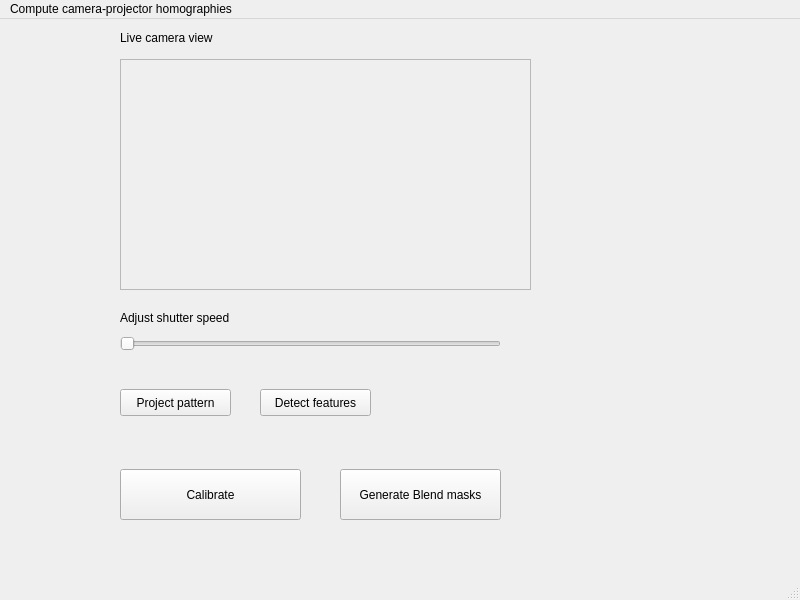
<?xml version="1.0" encoding="UTF-8"?>
<ui version="4.0">
 <class>MainWindow</class>
 <widget class="QMainWindow" name="MainWindow">
  <property name="geometry">
   <rect>
    <x>0</x>
    <y>0</y>
    <width>800</width>
    <height>600</height>
   </rect>
  </property>
  <property name="windowTitle">
   <string>MainWindow</string>
  </property>
  <widget class="QWidget" name="centralwidget">
   <widget class="QFrame" name="frame">
    <property name="geometry">
     <rect>
      <x>120</x>
      <y>40</y>
      <width>411</width>
      <height>231</height>
     </rect>
    </property>
    <property name="frameShape">
     <enum>QFrame::StyledPanel</enum>
    </property>
    <property name="frameShadow">
     <enum>QFrame::Raised</enum>
    </property>
   </widget>
   <widget class="QLabel" name="label">
    <property name="geometry">
     <rect>
      <x>120</x>
      <y>10</y>
      <width>121</width>
      <height>17</height>
     </rect>
    </property>
    <property name="text">
     <string>Live camera view</string>
    </property>
   </widget>
   <widget class="QSlider" name="horizontalSlider">
    <property name="geometry">
     <rect>
      <x>120</x>
      <y>310</y>
      <width>381</width>
      <height>29</height>
     </rect>
    </property>
    <property name="orientation">
     <enum>Qt::Horizontal</enum>
    </property>
   </widget>
   <widget class="QLabel" name="label_2">
    <property name="geometry">
     <rect>
      <x>120</x>
      <y>290</y>
      <width>151</width>
      <height>17</height>
     </rect>
    </property>
    <property name="text">
     <string>Adjust shutter speed</string>
    </property>
   </widget>
   <widget class="QPushButton" name="pushButton">
    <property name="geometry">
     <rect>
      <x>120</x>
      <y>370</y>
      <width>111</width>
      <height>27</height>
     </rect>
    </property>
    <property name="text">
     <string>Project pattern</string>
    </property>
   </widget>
   <widget class="QPushButton" name="pushButton_2">
    <property name="geometry">
     <rect>
      <x>260</x>
      <y>370</y>
      <width>111</width>
      <height>27</height>
     </rect>
    </property>
    <property name="text">
     <string>Detect features</string>
    </property>
   </widget>
   <widget class="QPushButton" name="pushButton_3">
    <property name="geometry">
     <rect>
      <x>120</x>
      <y>450</y>
      <width>181</width>
      <height>51</height>
     </rect>
    </property>
    <property name="text">
     <string>Calibrate</string>
    </property>
   </widget>
   <widget class="QPushButton" name="pushButton_4">
    <property name="geometry">
     <rect>
      <x>340</x>
      <y>450</y>
      <width>161</width>
      <height>51</height>
     </rect>
    </property>
    <property name="text">
     <string>Generate Blend masks</string>
    </property>
   </widget>
  </widget>
  <widget class="QMenuBar" name="menubar">
   <property name="geometry">
    <rect>
     <x>0</x>
     <y>0</y>
     <width>800</width>
     <height>25</height>
    </rect>
   </property>
   <widget class="QMenu" name="menuCompute_camera_projector_homographies">
    <property name="title">
     <string>Compute camera-projector homographies</string>
    </property>
   </widget>
   <addaction name="menuCompute_camera_projector_homographies"/>
  </widget>
  <widget class="QStatusBar" name="statusbar"/>
 </widget>
 <resources/>
 <connections/>
</ui>
